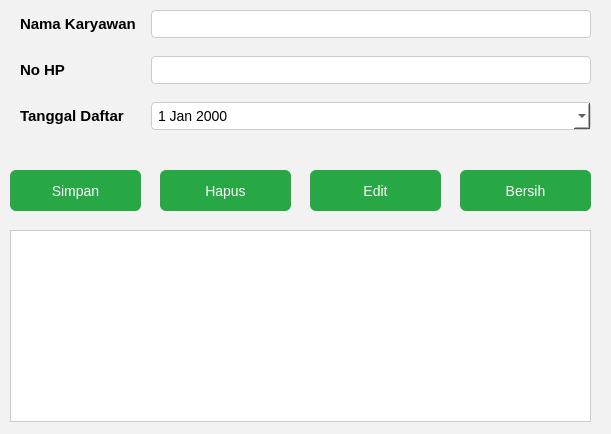
<?xml version="1.0" encoding="UTF-8"?>
<ui version="4.0">
 <class>Form</class>
 <widget class="QWidget" name="Form">
  <property name="geometry">
   <rect>
    <x>0</x>
    <y>0</y>
    <width>611</width>
    <height>434</height>
   </rect>
  </property>
  <property name="windowTitle">
   <string>Form Karyawan</string>
  </property>
  <property name="styleSheet">
   <string notr="true">
    QWidget {
        background-color: #f2f2f2;
        font-family: 'Segoe UI';
        font-size: 10.5pt;
    }
    QPushButton {
        background-color: #28a745;
        color: white;
        border: none;
        padding: 6px 12px;
        border-radius: 6px;
    }
    QPushButton:hover {
        background-color: #218838;
    }
    QLineEdit, QDateEdit {
        background-color: white;
        border: 1px solid #ccc;
        border-radius: 4px;
        padding: 4px;
    }
    QLabel {
        font-weight: bold;
        font-size: 11pt;
    }
    QTableWidget {
        background-color: #ffffff;
        border: 1px solid #ccc;
        gridline-color: #999;
    }
   </string>
  </property>
  <widget class="QWidget" name="formLayoutWidget">
   <property name="geometry">
    <rect>
     <x>10</x>
     <y>10</y>
     <width>591</width>
     <height>149</height>
    </rect>
   </property>
   <layout class="QFormLayout" name="formLayout">
    <property name="horizontalSpacing">
     <number>15</number>
    </property>
    <property name="verticalSpacing">
     <number>18</number>
    </property>
    <property name="leftMargin">
     <number>10</number>
    </property>
    <property name="rightMargin">
     <number>10</number>
    </property>
    <item row="0" column="0">
     <widget class="QLabel" name="namaKaryawanLabel">
      <property name="text">
       <string>Nama Karyawan</string>
      </property>
     </widget>
    </item>
    <item row="0" column="1">
     <widget class="QLineEdit" name="namaKaryawanLE"/>
    </item>
    <item row="1" column="0">
     <widget class="QLabel" name="noHpLabel">
      <property name="text">
       <string>No HP</string>
      </property>
     </widget>
    </item>
    <item row="1" column="1">
     <widget class="QLineEdit" name="noHpLE"/>
    </item>
    <item row="2" column="0">
     <widget class="QLabel" name="TanggalDaftarLabel">
      <property name="text">
       <string>Tanggal Daftar</string>
      </property>
     </widget>
    </item>
    <item row="2" column="1">
     <widget class="QDateEdit" name="dateEdit">
      <property name="calendarPopup">
       <bool>true</bool>
      </property>
      <property name="timeSpec">
       <enum>Qt::LocalTime</enum>
      </property>
     </widget>
    </item>
   </layout>
  </widget>
  <widget class="QPushButton" name="btnsimpan">
   <property name="geometry">
    <rect>
     <x>10</x>
     <y>170</y>
     <width>131</width>
     <height>41</height>
    </rect>
   </property>
   <property name="text">
    <string>Simpan</string>
   </property>
  </widget>
  <widget class="QPushButton" name="btnhapus">
   <property name="geometry">
    <rect>
     <x>160</x>
     <y>170</y>
     <width>131</width>
     <height>41</height>
    </rect>
   </property>
   <property name="text">
    <string>Hapus</string>
   </property>
  </widget>
  <widget class="QPushButton" name="btnedit">
   <property name="geometry">
    <rect>
     <x>310</x>
     <y>170</y>
     <width>131</width>
     <height>41</height>
    </rect>
   </property>
   <property name="text">
    <string>Edit</string>
   </property>
  </widget>
  <widget class="QPushButton" name="btnbersih">
   <property name="geometry">
    <rect>
     <x>460</x>
     <y>170</y>
     <width>131</width>
     <height>41</height>
    </rect>
   </property>
   <property name="palette">
    <palette>
     <active>
      <colorrole role="WindowText">
       <brush brushstyle="SolidPattern">
        <color alpha="255">
         <red>255</red>
         <green>255</green>
         <blue>255</blue>
        </color>
       </brush>
      </colorrole>
      <colorrole role="Button">
       <brush brushstyle="SolidPattern">
        <color alpha="255">
         <red>0</red>
         <green>255</green>
         <blue>255</blue>
        </color>
       </brush>
      </colorrole>
      <colorrole role="Text">
       <brush brushstyle="SolidPattern">
        <color alpha="255">
         <red>255</red>
         <green>255</green>
         <blue>255</blue>
        </color>
       </brush>
      </colorrole>
      <colorrole role="ButtonText">
       <brush brushstyle="SolidPattern">
        <color alpha="255">
         <red>255</red>
         <green>255</green>
         <blue>255</blue>
        </color>
       </brush>
      </colorrole>
      <colorrole role="Base">
       <brush brushstyle="SolidPattern">
        <color alpha="255">
         <red>0</red>
         <green>255</green>
         <blue>255</blue>
        </color>
       </brush>
      </colorrole>
      <colorrole role="Window">
       <brush brushstyle="SolidPattern">
        <color alpha="255">
         <red>0</red>
         <green>255</green>
         <blue>255</blue>
        </color>
       </brush>
      </colorrole>
     </active>
     <inactive>
      <colorrole role="WindowText">
       <brush brushstyle="SolidPattern">
        <color alpha="255">
         <red>255</red>
         <green>255</green>
         <blue>255</blue>
        </color>
       </brush>
      </colorrole>
      <colorrole role="Button">
       <brush brushstyle="SolidPattern">
        <color alpha="255">
         <red>0</red>
         <green>255</green>
         <blue>255</blue>
        </color>
       </brush>
      </colorrole>
      <colorrole role="Text">
       <brush brushstyle="SolidPattern">
        <color alpha="255">
         <red>255</red>
         <green>255</green>
         <blue>255</blue>
        </color>
       </brush>
      </colorrole>
      <colorrole role="ButtonText">
       <brush brushstyle="SolidPattern">
        <color alpha="255">
         <red>255</red>
         <green>255</green>
         <blue>255</blue>
        </color>
       </brush>
      </colorrole>
      <colorrole role="Base">
       <brush brushstyle="SolidPattern">
        <color alpha="255">
         <red>0</red>
         <green>255</green>
         <blue>255</blue>
        </color>
       </brush>
      </colorrole>
      <colorrole role="Window">
       <brush brushstyle="SolidPattern">
        <color alpha="255">
         <red>0</red>
         <green>255</green>
         <blue>255</blue>
        </color>
       </brush>
      </colorrole>
     </inactive>
     <disabled>
      <colorrole role="WindowText">
       <brush brushstyle="SolidPattern">
        <color alpha="255">
         <red>255</red>
         <green>255</green>
         <blue>255</blue>
        </color>
       </brush>
      </colorrole>
      <colorrole role="Button">
       <brush brushstyle="SolidPattern">
        <color alpha="255">
         <red>0</red>
         <green>255</green>
         <blue>255</blue>
        </color>
       </brush>
      </colorrole>
      <colorrole role="Text">
       <brush brushstyle="SolidPattern">
        <color alpha="255">
         <red>255</red>
         <green>255</green>
         <blue>255</blue>
        </color>
       </brush>
      </colorrole>
      <colorrole role="ButtonText">
       <brush brushstyle="SolidPattern">
        <color alpha="255">
         <red>255</red>
         <green>255</green>
         <blue>255</blue>
        </color>
       </brush>
      </colorrole>
      <colorrole role="Base">
       <brush brushstyle="SolidPattern">
        <color alpha="255">
         <red>0</red>
         <green>255</green>
         <blue>255</blue>
        </color>
       </brush>
      </colorrole>
      <colorrole role="Window">
       <brush brushstyle="SolidPattern">
        <color alpha="255">
         <red>0</red>
         <green>255</green>
         <blue>255</blue>
        </color>
       </brush>
      </colorrole>
     </disabled>
    </palette>
   </property>
   <property name="text">
    <string>Bersih</string>
   </property>
  </widget>
  <widget class="QTableWidget" name="tblkaryawan">
   <property name="geometry">
    <rect>
     <x>10</x>
     <y>230</y>
     <width>581</width>
     <height>192</height>
    </rect>
   </property>
  </widget>
 </widget>
 <resources/>
 <connections/>
</ui>
